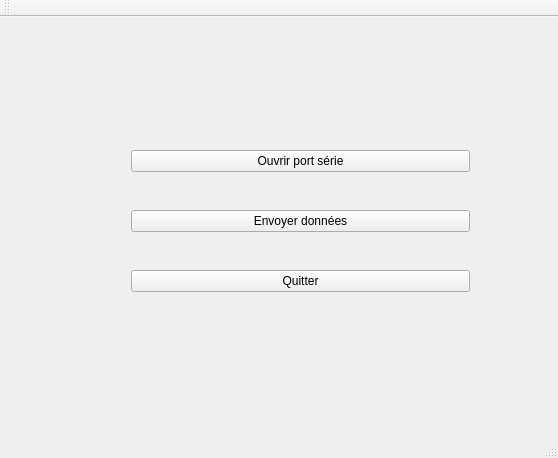
<?xml version="1.0" encoding="UTF-8"?>
<ui version="4.0">
 <class>MainWindow</class>
 <widget class="QMainWindow" name="MainWindow">
  <property name="geometry">
   <rect>
    <x>0</x>
    <y>0</y>
    <width>558</width>
    <height>458</height>
   </rect>
  </property>
  <property name="windowTitle">
   <string>MainWindow</string>
  </property>
  <widget class="QWidget" name="centralWidget">
   <widget class="QWidget" name="verticalLayoutWidget">
    <property name="geometry">
     <rect>
      <x>120</x>
      <y>90</y>
      <width>361</width>
      <height>231</height>
     </rect>
    </property>
    <layout class="QVBoxLayout" name="verticalLayout">
     <item>
      <widget class="QPushButton" name="open">
       <property name="text">
        <string>Ouvrir port série</string>
       </property>
      </widget>
     </item>
     <item>
      <widget class="QPushButton" name="send">
       <property name="text">
        <string>Envoyer données</string>
       </property>
      </widget>
     </item>
     <item>
      <widget class="QPushButton" name="close">
       <property name="text">
        <string>Quitter</string>
       </property>
      </widget>
     </item>
    </layout>
   </widget>
  </widget>
  <widget class="QMenuBar" name="menuBar">
   <property name="geometry">
    <rect>
     <x>0</x>
     <y>0</y>
     <width>558</width>
     <height>22</height>
    </rect>
   </property>
  </widget>
  <widget class="QToolBar" name="mainToolBar">
   <attribute name="toolBarArea">
    <enum>TopToolBarArea</enum>
   </attribute>
   <attribute name="toolBarBreak">
    <bool>false</bool>
   </attribute>
  </widget>
  <widget class="QStatusBar" name="statusBar"/>
 </widget>
 <layoutdefault spacing="6" margin="11"/>
 <resources/>
 <connections/>
</ui>
